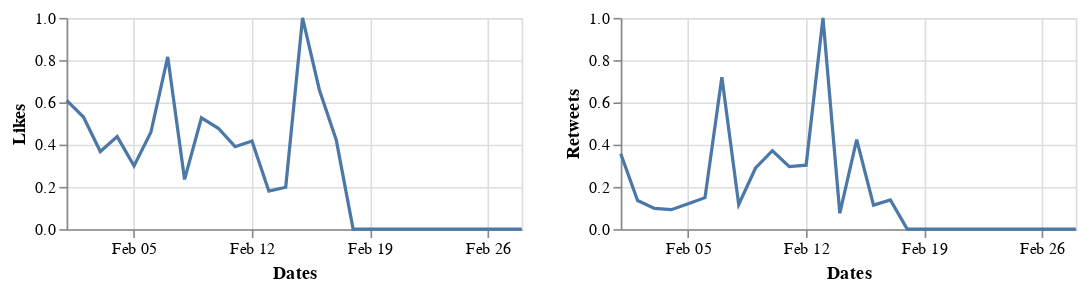

The notebook cell saved with this chart:
### Markdown cell above
## February 2020

### Code cell
alt.hconcat(c1_feb, c2_feb)

### Figure 1 — Vega-Lite specification as saved in the notebook (floating-point values rounded to 4 significant figures)
{"config": {"view": {"continuousWidth": 400, "continuousHeight": 300}}, "hconcat": [{"data": {"name": "data-e09918eced022f1863afcfc903568f8d"}, "mark": "line", "encoding": {"x": {"type": "temporal", "field": "Dates", "timeUnit": "monthdate", "title": "Dates"}, "y": {"type": "quantitative", "field": "Likes"}}, "height": 130, "width": 280}, {"data": {"name": "data-8f897e2d7554db65c8ac2ceb2923df25"}, "mark": "line", "encoding": {"x": {"type": "temporal", "field": "Dates", "timeUnit": "monthdate", "title": "Dates"}, "y": {"type": "quantitative", "field": "Retweets"}}, "height": 130, "width": 280}], "$schema": "https://vega.github.io/schema/vega-lite/v4.8.1.json", "datasets": {"data-e09918eced022f1863afcfc903568f8d": [{"Dates": "2020-02-01T00:00:00", "Likes": 0.6095}, {"Dates": "2020-02-02T00:00:00", "Likes": 0.5307}, {"Dates": "2020-02-03T00:00:00", "Likes": 0.3674}, {"Dates": "2020-02-04T00:00:00", "Likes": 0.4382}, {"Dates": "2020-02-05T00:00:00", "Likes": 0.2994}, {"Dates": "2020-02-06T00:00:00", "Likes": 0.4583}, {"Dates": "2020-02-07T00:00:00", "Likes": 0.8153}, {"Dates": "2020-02-08T00:00:00", "Likes": 0.2352}, {"Dates": "2020-02-09T00:00:00", "Likes": 0.527}, {"Dates": "2020-02-10T00:00:00", "Likes": 0.4775}, {"Dates": "2020-02-11T00:00:00", "Likes": 0.3902}, {"Dates": "2020-02-12T00:00:00", "Likes": 0.4168}, {"Dates": "2020-02-13T00:00:00", "Likes": 0.1803}, {"Dates": "2020-02-14T00:00:00", "Likes": 0.1982}, {"Dates": "2020-02-15T00:00:00", "Likes": 1.0}, {"Dates": "2020-02-16T00:00:00", "Likes": 0.6588}, {"Dates": "2020-02-17T00:00:00", "Likes": 0.4226}, {"Dates": "2020-02-18T00:00:00", "Likes": 0.0}, {"Dates": "2020-02-19T00:00:00", "Likes": 0.0}, {"Dates": "2020-02-20T00:00:00", "Likes": 0.0}, {"Dates": "2020-02-21T00:00:00", "Likes": 0.0}, {"Dates": "2020-02-22T00:00:00", "Likes": 0.0}, {"Dates": "2020-02-23T00:00:00", "Likes": 0.0}, {"Dates": "2020-02-24T00:00:00", "Likes": 0.0}, {"Dates": "2020-02-25T00:00:00", "Likes": 0.0}, {"Dates": "2020-02-26T00:00:00", "Likes": 0.0}, {"Dates": "2020-02-27T00:00:00", "Likes": 0.0}, {"Dates": "2020-02-28T00:00:00", "Likes": 0.0}], "data-8f897e2d7554db65c8ac2ceb2923df25": [{"Dates": "2020-02-01T00:00:00", "Retweets": 0.3566}, {"Dates": "2020-02-02T00:00:00", "Retweets": 0.1355}, {"Dates": "2020-02-03T00:00:00", "Retweets": 0.0983}, {"Dates": "2020-02-04T00:00:00", "Retweets": 0.0921}, {"Dates": "2020-02-05T00:00:00", "Retweets": 0.1199}, {"Dates": "2020-02-06T00:00:00", "Retweets": 0.149}, {"Dates": "2020-02-07T00:00:00", "Retweets": 0.7194}, {"Dates": "2020-02-08T00:00:00", "Retweets": 0.1167}, {"Dates": "2020-02-09T00:00:00", "Retweets": 0.2896}, {"Dates": "2020-02-10T00:00:00", "Retweets": 0.3712}, {"Dates": "2020-02-11T00:00:00", "Retweets": 0.2959}, {"Dates": "2020-02-12T00:00:00", "Retweets": 0.3027}, {"Dates": "2020-02-13T00:00:00", "Retweets": 1.0}, {"Dates": "2020-02-14T00:00:00", "Retweets": 0.07517}, {"Dates": "2020-02-15T00:00:00", "Retweets": 0.4239}, {"Dates": "2020-02-16T00:00:00", "Retweets": 0.1136}, {"Dates": "2020-02-17T00:00:00", "Retweets": 0.1386}, {"Dates": "2020-02-18T00:00:00", "Retweets": 0.0}, {"Dates": "2020-02-19T00:00:00", "Retweets": 0.0}, {"Dates": "2020-02-20T00:00:00", "Retweets": 0.0}, {"Dates": "2020-02-21T00:00:00", "Retweets": 0.0}, {"Dates": "2020-02-22T00:00:00", "Retweets": 0.0}, {"Dates": "2020-02-23T00:00:00", "Retweets": 0.0}, {"Dates": "2020-02-24T00:00:00", "Retweets": 0.0}, {"Dates": "2020-02-25T00:00:00", "Retweets": 0.0}, {"Dates": "2020-02-26T00:00:00", "Retweets": 0.0}, {"Dates": "2020-02-27T00:00:00", "Retweets": 0.0}, {"Dates": "2020-02-28T00:00:00", "Retweets": 0.0}]}}
